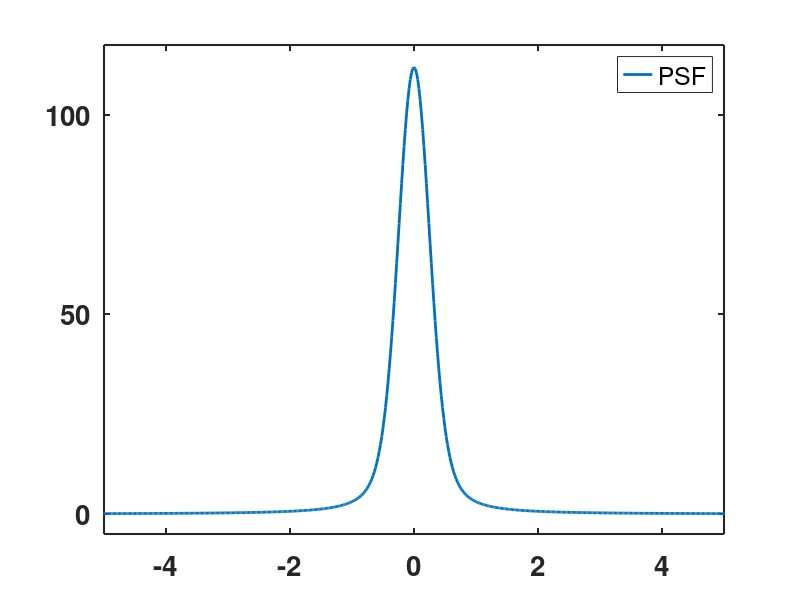

This figure's MATLAB source:
close all
thickness = 1;
fwhm_zlp = 0.5;
fwhm_loren = 0.2;

figure;
box on;
hold on;


dx = 0.02;
x = -150:dx:150;


fwhm = 20;
sigma = fwhm./(2*sqrt(2*log(2)));
func_gauss = exp(-(x-25).^2/(2*sigma^2));
kai = 30;
a = kai*0.5;
b = a.^2;
func_L = a./((x).^2.5 + b);
ind = find(x>=25 & x<25+dx);
ind = ind(1);
func_L = func_L./func_L(ind).*func_gauss(ind);
scatterfunc = func_gauss;
scatterfunc(ind:end) = func_L(ind:end);

fwhm = 7.2;
sigma = fwhm./(2*sqrt(2*log(2)));
func_gauss = 0.2*exp(-(x-55).^2/(2*sigma^2));
kai = 40;
a = kai*0.5;
b = a.^2;
func_L = a./((x).^2 + b); 
ind = find(x>=55 & x<55+dx);
ind = ind(1);
func_L = func_L./func_L(ind).*func_gauss(ind);
func_gauss(ind:end) = func_L(ind:end);
scatterfunc = scatterfunc+func_gauss;
scatterfunc = scatterfunc./sum(scatterfunc); %normalized the probability to 1

fwhm = fwhm_zlp;
sigma = fwhm./(2*sqrt(2*log(2)));
f0 = exp(-(x-0).^2/(2*sigma^2));
kai = fwhm_loren;%fwhm of lorentzian is kai
a = kai*0.5;
b = a.^2;
fL = a./(x.^2 + b); 
f0 = conv(f0,fL,'same');

plot(x,f0,'LineWidth',2);

set(gca,'FontSize',13,'Linewidth',1.5,"FontWeight",'bold');
set(gca,'xlim',[-5,5],'ylim',[-5 max(f0)*1.05],'FontSize',20)
yticks([0:50:100]);
legend("PSF")
exportgraphics(gcf,"PSF.png",'Resolution',2400)

f = f0;
N = 10;
dx = thickness/N;


for i=1:N
    
    f = f.*(1-dx) + dx*conv(f,scatterfunc,'same');
    
end


